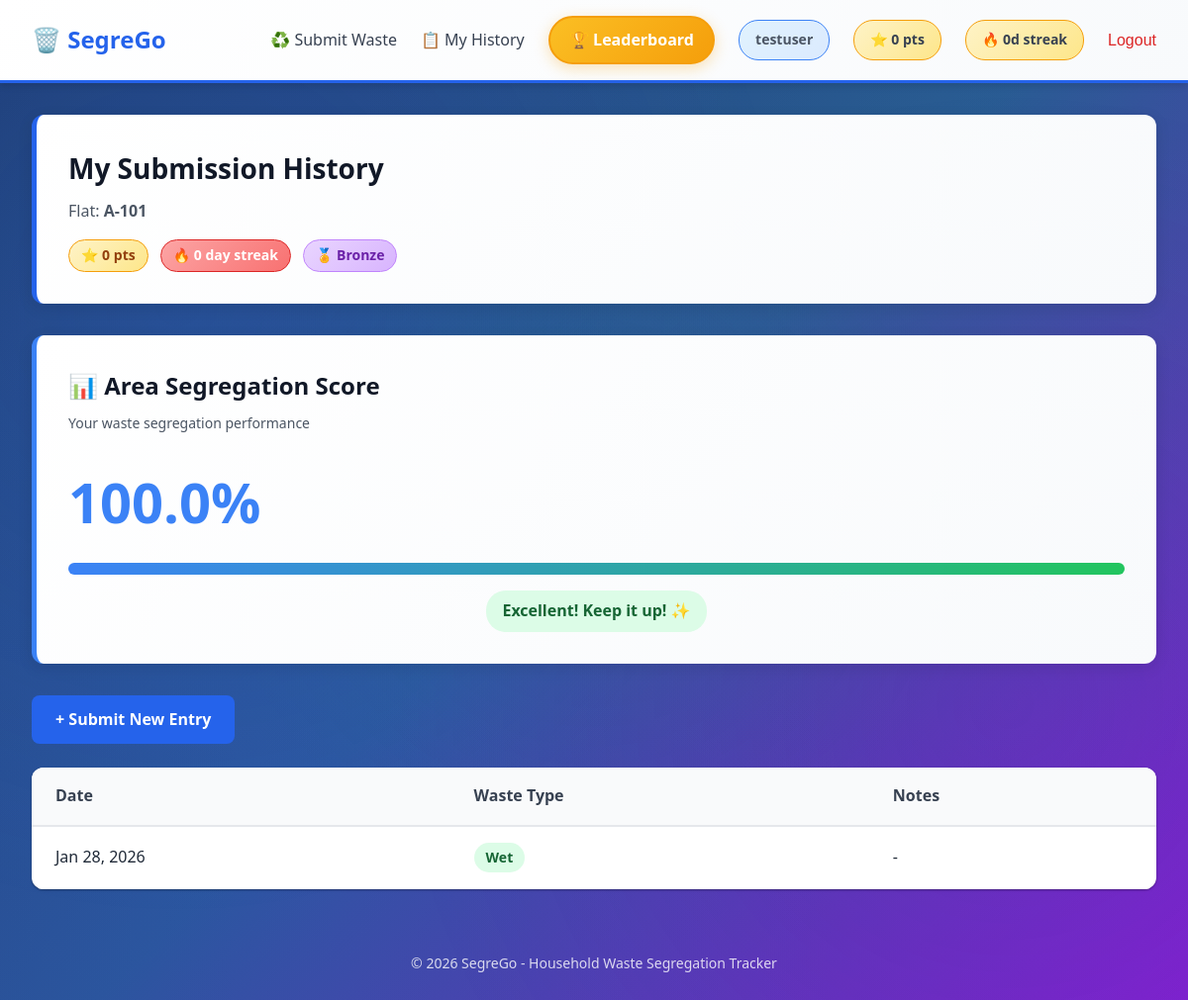
Page /history/ (signed in) on the committed database.
### waste/models.py (models this page shows, shortened)
class Household(models.Model):
    user = models.OneToOneField(User, on_delete=models.CASCADE, related_name='household')
    flat_number = models.CharField(max_length=20, unique=True)
    points = models.IntegerField(default=0)
    consecutive_days = models.IntegerField(default=0)
    last_submission_date = models.DateField(blank=True, null=True)
    area_segregation_score = models.FloatField(default=0.0)
    daily_reminder_enabled = models.BooleanField(default=True)
    created_at = models.DateTimeField(auto_now_add=True)
    class Meta:
        ordering = ['flat_number']
    @property
    def tier(self):
        if self.points >= 1000:
            return 'Platinum'
        if self.points >= 500:
            return 'Gold'
        if self.points >= 200:
            return 'Silver'
        return 'Bronze'
    def calculate_segregation_score(self):
        entries = self.waste_entries.all()
        if not entries.exists():
            return 0.0
        properly_segregated = entries.filter(waste_type__in=['wet', 'dry']).count()
        total = entries.count()
        score = (properly_segregated / total * 100) if total > 0 else 0.0
        self.area_segregation_score = round(score, 2)
        self.save(update_fields=['area_segregation_score'])
        return self.area_segregation_score

class WasteEntry(models.Model):
    WASTE_TYPE_CHOICES = [
        ('wet', 'Wet'),
        ('dry', 'Dry'),
        ('mixed', 'Mixed'),
    ]
    household = models.ForeignKey(Household, on_delete=models.CASCADE, related_name='waste_entries')
    waste_type = models.CharField(max_length=10, choices=WASTE_TYPE_CHOICES)
    date = models.DateField(auto_now_add=True)
    notes = models.TextField(blank=True, null=True)
    class Meta:
        ordering = ['-date']
        verbose_name_plural = "Waste Entries"

### waste/views.py (the view)
# urls.py: path('history/', views.history, name='history'),
@login_required
def history(request):
    if request.user.is_staff:
        return redirect('admin_dashboard')
    try:
        household = request.user.household
        household.calculate_segregation_score()
        entries = WasteEntry.objects.filter(household=household)
        from django.utils import timezone
        today_reminder = DailyReminder.objects.filter(
            household=household,
            date=timezone.localdate()
        ).first()
    except Household.DoesNotExist:
        entries = []
        household = None
        today_reminder = None
    return render(request, 'waste/history.html', {
        'entries': entries,
        'household': household,
        'today_reminder': today_reminder
    })

### waste/templates/waste/history.html (shortened to what this page needs)
{% extends 'waste/base.html' %}
{% block content %}
<div class="page-header">
    <h1>My Submission History</h1>
    {% if household %}
        <p>Flat: <strong>{{ household.flat_number }}</strong></p>
        <div class="profile-stats">
            <span class="badge profile-points">⭐ {{ household.points }} pts</span>
            <span class="badge profile-streak">🔥 {{ household.consecutive_days }} day streak</span>
            <span class="badge profile-tier">🏅 {{ household.tier }}</span>
        </div>
    {% endif %}
</div>
{% if household %}
    <div class="segregation-score-card">
        <div class="score-header">
            <h2>📊 Area Segregation Score</h2>
            <p>Your waste segregation performance</p>
        </div>
        <div class="score-body">
            <div class="score-display">
                <div class="score-value">{{ household.area_segregation_score }}%</div>
                <div class="score-bar">
                    <div class="score-fill" style="width: {{ household.area_segregation_score }}%"></div>
                </div>
                <div class="score-description">
                    {% if household.area_segregation_score >= 90 %}
                        <span class="score-label excellent">Excellent! Keep it up! ✨</span>
                    {% elif household.area_segregation_score >= 75 %}
                        <span class="score-label good">Good Job! 👍</span>
                    {% elif household.area_segregation_score >= 50 %}
                        <span class="score-label fair">Fair - Keep Improving 📈</span>
                    {% else %}
                        <span class="score-label poor">Need Improvement ⚠️</span>
                    {% endif %}
                </div>
            </div>
        </div>
    </div>
{% endif %}
<div class="action-bar">
    <a href="{% url 'submit_waste' %}" class="btn btn-primary">+ Submit New Entry</a>
</div>
{% if entries %}
    <div class="table-container">
        <table class="data-table">
            <thead>
                <tr>
                    <th>Date</th>
                    <th>Waste Type</th>
                    <th>Notes</th>
                </tr>
            </thead>
            <tbody>
                {% for entry in entries %}
                    <tr>
                        <td>{{ entry.date|date:"M d, Y" }}</td>
                        <td>
                            <span class="badge badge-{{ entry.waste_type }}">
                                {{ entry.get_waste_type_display }}
                            </span>
                        </td>
                        <td>{{ entry.notes|default:"-" }}</td>
                    </tr>
                {% endfor %}
            </tbody>
        </table>
    </div>
{% else %}
    <div class="empty-state">
        <p>No waste entries yet.</p>
        <a href="{% url 'submit_waste' %}" class="btn btn-primary">Submit Your First Entry</a>
    </div>
{% endif %}
{% endblock %}

### waste/templates/waste/base.html (shortened to what this page needs)
{% load static %}
<!DOCTYPE html>
<html lang="en">
<head>
    <link rel="stylesheet" href="{% static 'css/style.css' %}">
</head>
<body>
    <nav class="navbar">
        <div class="nav-brand">
            <a href="{% url 'home' %}">🗑️ SegreGo</a>
        </div>
        <div class="nav-links">
            {% if user.is_authenticated %}
                {% if user.is_staff %}
                    <a href="{% url 'admin_dashboard' %}">📊 Dashboard</a>
                    <a href="{% url 'admin:index' %}">⚙️ Admin Panel</a>
                {% else %}
                    <a href="{% url 'submit_waste' %}">♻️ Submit Waste</a>
                    <a href="{% url 'history' %}">📋 My History</a>
                    <a href="{% url 'leaderboard' %}" class="nav-leaderboard">🏆 Leaderboard</a>
                {% endif %}
                <span class="user-info">{{ user.username }}</span>
                {% if not user.is_staff and user.household %}
                    <span class="user-stats">⭐ {{ user.household.points }} pts</span>
                    <span class="user-stats">🔥 {{ user.household.consecutive_days }}d streak</span>
                {% endif %}
                <form method="post" action="{% url 'logout' %}" style="display: inline;">
                    <button type="submit" class="btn-logout" style="border: none; background: none; cursor: pointer; padding: 0; font-size: inherit;">Logout</button>
                </form>
            {% else %}
                <a href="{% url 'login' %}">🔐 Login</a>
                <a href="{% url 'register' %}">📝 Register</a>
            {% endif %}
        </div>
    </nav>
    <main class="container">
        {% block content %}{% endblock %}
    </main>
    <footer class="footer">
        <p>&copy; 2026 SegreGo - Household Waste Segregation Tracker</p>
    </footer>
</body>
</html>

### rows in the picture
Household: flat_number "A-101", points "0", consecutive_days "0", tier "Bronze", area_segregation_score "100.0"
WasteEntry: date "Jan 28, 2026", waste_type "Wet", notes "-"

### other values in the picture
{{ user.username }} "testuser"
{{ user.household.points }} "0"
{{ user.household.consecutive_days }} "0"
